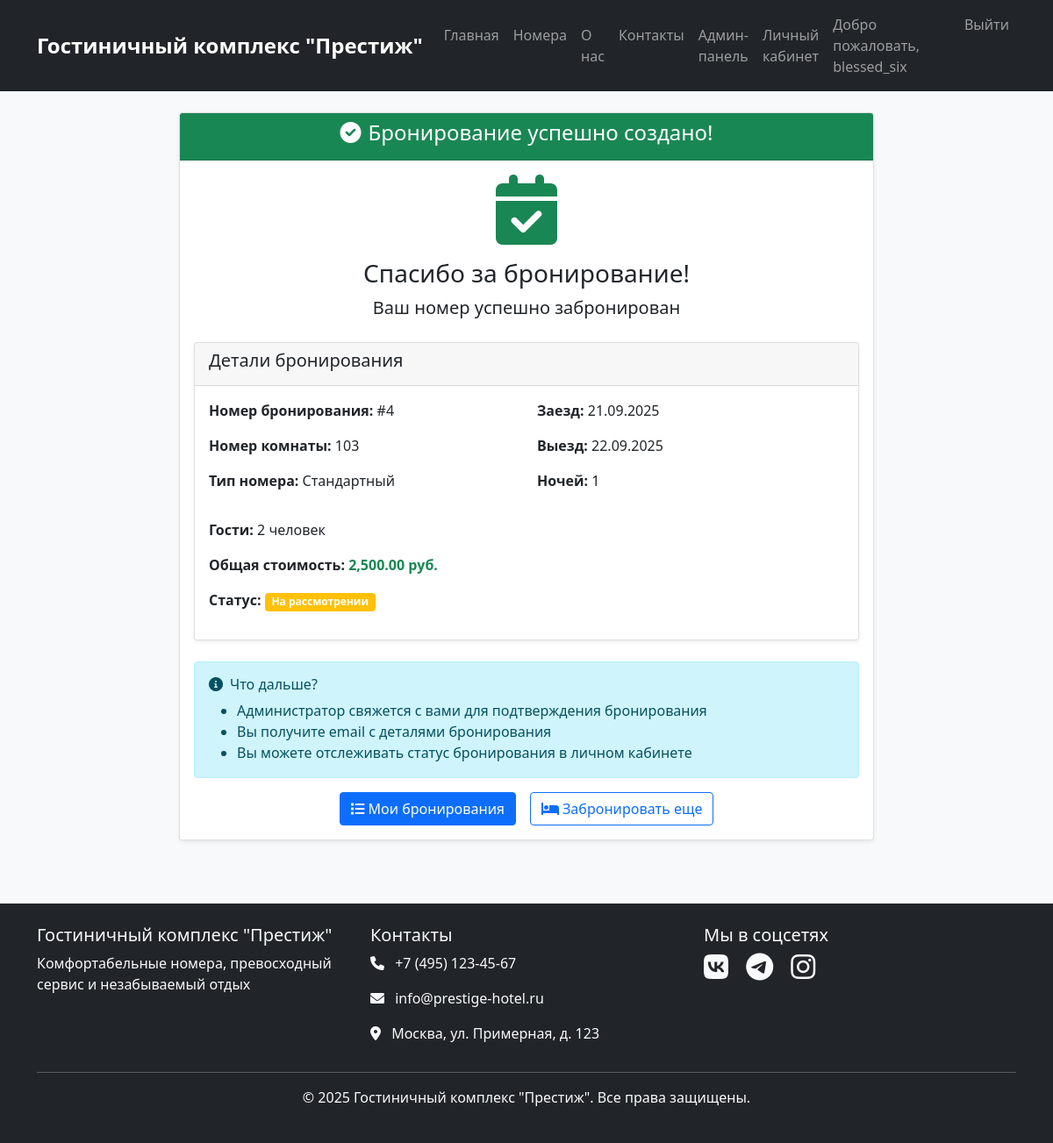
Screenshot of /user/booking_success.php?id=4 (signed in) with the database file from the repository.
### tables this page shows
CREATE TABLE `bookings` (
  `id` int NOT NULL,
  `user_id` int NOT NULL,
  `room_id` int NOT NULL,
  `check_in_date` date NOT NULL,
  `check_out_date` date NOT NULL,
  `guests_count` int NOT NULL,
  `total_price` decimal(10,2) NOT NULL,
  `status` enum('pending','confirmed','cancelled','completed') DEFAULT 'pending',
  `special_requests` text,
  `created_at` timestamp NULL DEFAULT CURRENT_TIMESTAMP
);

CREATE TABLE `rooms` (
  `id` int NOT NULL,
  `room_number` varchar(10) NOT NULL,
  `room_type_id` int NOT NULL,
  `floor` int NOT NULL,
  `status` enum('available','occupied','maintenance','cleaning') DEFAULT 'available'
);

CREATE TABLE `room_types` (
  `id` int NOT NULL,
  `name` varchar(100) NOT NULL,
  `description` text,
  `price_per_night` decimal(10,2) NOT NULL,
  `capacity` int NOT NULL,
  `amenities` text,
  `image_url` varchar(255) DEFAULT NULL
);

### user/booking_success.php (the view, shortened to what this page needs)
<?php
$database = new Database();
$db = $database->getConnection();
$booking_id = (int)$_GET['id'];
$user_id = $_SESSION['user_id'];
$query = "
    SELECT b.*, r.room_number, rt.name as room_type_name
    FROM bookings b
    JOIN rooms r ON b.room_id = r.id
    JOIN room_types rt ON r.room_type_id = rt.id
    WHERE b.id = :booking_id AND b.user_id = :user_id
";
$stmt = $db->prepare($query);
$stmt->execute([':booking_id' => $booking_id, ':user_id' => $user_id]);
$booking = $stmt->fetch(PDO::FETCH_ASSOC);
$nights = (strtotime($booking['check_out_date']) - strtotime($booking['check_in_date'])) / (60 * 60 * 24);
?>
<?php include '../includes/header.php'; ?>
<div class="row justify-content-center">
    <div class="col-md-8">
        <div class="card">
            <div class="card-header bg-success text-white text-center">
                <h4><i class="fas fa-check-circle me-2"></i>Бронирование успешно создано!</h4>
            </div>
            <div class="card-body">
                <div class="text-center mb-4">
                    <i class="fas fa-calendar-check fa-5x text-success mb-3"></i>
                    <h3>Спасибо за бронирование!</h3>
                    <p class="lead">Ваш номер успешно забронирован</p>
                </div>
                <div class="card mb-4">
                    <div class="card-header">
                        <h5>Детали бронирования</h5>
                    </div>
                    <div class="card-body">
                        <div class="row">
                            <div class="col-md-6">
                                <p><strong>Номер бронирования:</strong> #<?php echo $booking['id']; ?></p>
                                <p><strong>Номер комнаты:</strong> <?php echo htmlspecialchars($booking['room_number']); ?></p>
                                <p><strong>Тип номера:</strong> <?php echo htmlspecialchars($booking['room_type_name']); ?></p>
                            </div>
                            <div class="col-md-6">
                                <p><strong>Заезд:</strong> <?php echo date('d.m.Y', strtotime($booking['check_in_date'])); ?></p>
                                <p><strong>Выезд:</strong> <?php echo date('d.m.Y', strtotime($booking['check_out_date'])); ?></p>
                                <p><strong>Ночей:</strong> <?php echo $nights; ?></p>
                            </div>
                        </div>
                        <div class="row mt-3">
                            <div class="col-12">
                                <p><strong>Гости:</strong> <?php echo $booking['guests_count']; ?> человек</p>
                                <p><strong>Общая стоимость:</strong>
                                    <span class="text-success fw-bold">
                                        <?php echo number_format($booking['total_price'], 2); ?> руб.
                                    </span>
                                </p>
                                <p><strong>Статус:</strong>
                                    <span class="badge bg-warning">На рассмотрении</span>
                                </p>
                            </div>
                        </div>
                    </div>
                </div>
                <div class="alert alert-info">
                    <h6><i class="fas fa-info-circle me-2"></i>Что дальше?</h6>
                    <ul class="mb-0">
                        <li>Администратор свяжется с вами для подтверждения бронирования</li>
                        <li>Вы получите email с деталями бронирования</li>
                        <li>Вы можете отслеживать статус бронирования в личном кабинете</li>
                    </ul>
                </div>
                <div class="d-grid gap-2 d-md-flex justify-content-md-center">
                    <a href="bookings.php" class="btn btn-primary me-md-2">
                        <i class="fas fa-list me-1"></i>Мои бронирования
                    </a>
                    <a href="../pages/rooms.php" class="btn btn-outline-primary">
                        <i class="fas fa-bed me-1"></i>Забронировать еще
                    </a>
                </div>
            </div>
        </div>
    </div>
</div>
<?php include '../includes/footer.php'; ?>

### assets/css/style.css (style rules this page uses)
body { background-color: #f8f9fa; font-family: 'Segoe UI', Tahoma, Geneva, Verdana, sans-serif; }
.card { box-shadow: 0 0.125rem 0.25rem rgba(0, 0, 0, 0.075); border: 1px solid rgba(0, 0, 0, 0.125); margin-bottom: 1.5rem; }
.btn { border-radius: 0.25rem; }

### rows the page displays
bookings: id "4", room.room_number "103", room_types.name "Стандартный", check_in_date "21.09.2025", check_out_date "22.09.2025", nights "1", guests_count "2", total_price "2,500.00"

### other values shown
SITE_NAME "Гостиничный комплекс \"Престиж\""
$_SESSION['username'] "blessed_six"
